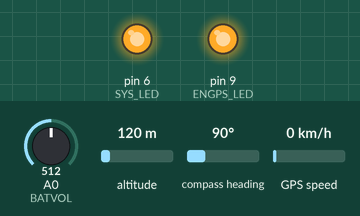
Bench run of a sketch on a simulated Arduino Uno, built with avr-gcc and run on an emulated ATmega328P. Shown: output pins drawn as LEDs (lit = HIGH). Inputs (shaded band) come from the test bench; at power-on: A0 (BATVOL) = 512, altitude 120 m, compass heading 90°, GPS speed 0 km/h. Storage starts empty; the GPS gets a fix after 3 s at 37.7749, -122.4194 with 8 satellites; what the sketch prints to the serial monitor is not drawn.

Above: at 0.1 s.
Timing chart, 0 to 1.6 s (numbered marks = the images above):
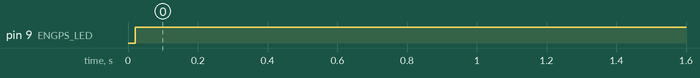

The sketch:

gpsloggerv4.ino
```cpp
// GPS Logger v4
// Artur Wronowski <arteqw@gmail.com>

#include <SoftwareSerial.h>
#include <TinyGPS.h>
#include <SD.h>

// definicja pinów

#define START_BTN 4
#define SYS_LED 6
#define ENGPS_LED 9
#define RX_GPS 3
#define TX_GPS 2
#define BATVOL 0
#define CS 10

SoftwareSerial GPS_Serial(RX_GPS, TX_GPS);
TinyGPS gps;

bool newData = false;
unsigned long chars;
unsigned short sentences, failed;
static byte batvol;

File myFile;

void setup() {
  GPS_Serial.begin(9600);
  Serial.begin(9600);
  Serial.println("Initializing SD card...");

  pinMode(CS, OUTPUT);
  pinMode(ENGPS_LED, OUTPUT);
  digitalWrite(ENGPS_LED, LOW);

  if (!SD.begin(CS)) {
    Serial.println("initialization failed!");
    return;
  }
  Serial.println("initialization done.");

  pinMode(SYS_LED, OUTPUT);
  digitalWrite(SYS_LED, HIGH);

}

void loop() {
  digitalWrite(ENGPS_LED, HIGH);


  while (GPS_Serial.available())
  {
    char c = GPS_Serial.read();
    if (gps.encode(c))
      newData = true;
  }

    if (newData)
  {
    float flat, flon;
    unsigned long age;
    gps.f_get_position(&flat, &flon, &age);

    Serial.print(" LON=");
    Serial.print(flon == TinyGPS::GPS_INVALID_F_ANGLE ? 0.0 : flon, 4);
    Serial.print(" LAT=");
    Serial.print(flat == TinyGPS::GPS_INVALID_F_ANGLE ? 0.0 : flat, 4);
    Serial.print(" SAT=");
    Serial.print(gps.satellites() == TinyGPS::GPS_INVALID_SATELLITES ? 0 : gps.satellites());
    Serial.print(" PREC=");
    Serial.print(gps.hdop() == TinyGPS::GPS_INVALID_HDOP ? 0 : gps.hdop());
    Serial.print(" BATVOL=");
    batvol = analogRead(BATVOL);
    Serial.print(batvol);
    Serial.println("");

    myFile = SD.open("test.txt", FILE_WRITE);
    if (myFile) {
      myFile.println(flon == TinyGPS::GPS_INVALID_F_ANGLE ? 0.0 : flon, 4);
    }
    else {
      Serial.println("error opening test.txt");
    }
    delay(1000);
    myFile.close();
  }
}
```

Measured:
- by itself, pin 9 (ENGPS_LED): LOW → HIGH at 0.02 s
